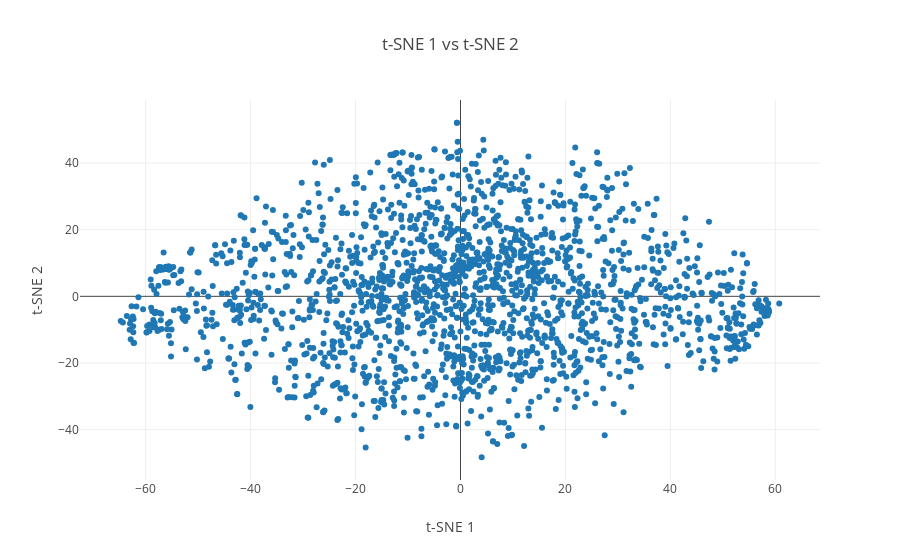

Notebook cell for this chart:
### Code cell
plot_words(conv_tsne_embds, 0, 2000, 1, w_ls)

### Figure 1 — Plotly figure (JSON) as saved in the notebook; plotly's stock layout.template omitted (floating-point values rounded to 4 significant figures; data arrays with more than 128 entries replaced by an {"elided": "..."} marker saying what was removed)
{"data": [{"mode": "markers", "text": {"elided": "2000 str values"}, "type": "scatter", "x": {"elided": "2000 float values"}, "y": {"elided": "2000 float values"}}], "layout": {"hovermode": "closest", "title": "t-SNE 1 vs t-SNE 2", "xaxis": {"title": "t-SNE 1"}, "yaxis": {"title": "t-SNE 2"}}}
